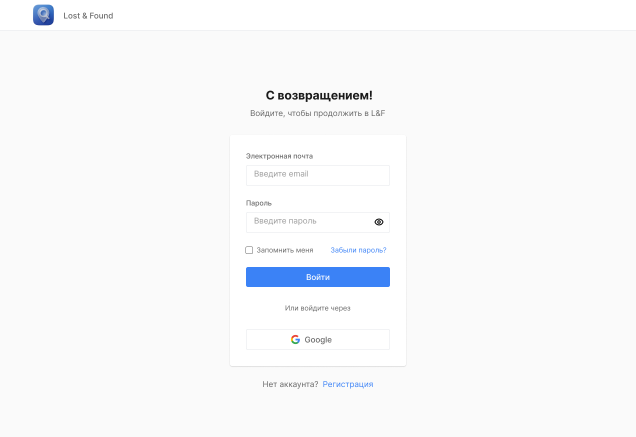
#> input picture lost_found/references/Login page.png, 1271 x 874 px, found by its file name (shown at 1/2 size)
$ python diag_text.py
#> lines starting #> are read from the running program, lines starting #| are printed output that depends on the picture
# -*- coding: utf-8 -*-
# Точные строки текста: сравнение референса и текущего скриншота
import os, sys
from PIL import Image

def spans(rows):
    out = []
    if not rows:
        return out
    s = p = rows[0]
    for y in rows[1:]:
        if y - p > 2:
            out.append((s, p)); s = y
        p = y
    out.append((s, p))
    return out

def dark_rows(path, box, thresh=150):
    im = Image.open(path).convert('L').crop(box)
    w, h = im.size
    rows = [y for y in range(h) if min(im.getpixel((x, y)) for x in range(0, w, 2)) < thresh]
    return [(a + box[1], b + box[1]) for a, b in spans(rows)]

def white_rows(path, x, y0, y1):
    im = Image.open(path).convert('RGB')
    rows = [y for y in range(y0, min(y1, im.height)) if im.getpixel((x, y)) == (255, 255, 255)]
    return spans(rows)

D = r'C:\Users\User\Documents\lost_foubd\references'
S = r'C:\Users\User\Documents\lost_foubd\site\compare\r1\shots'

pairs = [
    ('Login page.png', 'login_d.png', (300, 60, 1000, 760), 'Login'),
    ('Signup page.png', 'signup_d.png', (300, 60, 1000, 900), 'Signup'),
    ('Submit page.png', 'submit_d.png', (150, 60, 1150, 300), 'Submit'),
    ('claim item page.png', 'claim_d.png', (150, 60, 1150, 300), 'Claim'),
    ('Setting page.png', 'settings_d.png', (150, 60, 1150, 300), 'Settings'),
    ('Notification page.png', 'notifications_d.png', (200, 60, 1100, 300), 'Notif'),
    ('Lost page.png', 'lost_d.png', (40, 60, 1240, 320), 'Lost'),
    ('Home page.png', 'index_d.png', (300, 60, 1000, 420), 'Home'),
]
for ref, shot, box, label in pairs:
    rp = os.path.join(D, ref)
    sp = os.path.join(S, shot)
    print('==', label)
    print('  REF  dark:', dark_rows(rp, box))
#> in dark_rows, `im = Image.open(path).convert('L').crop(box)`:
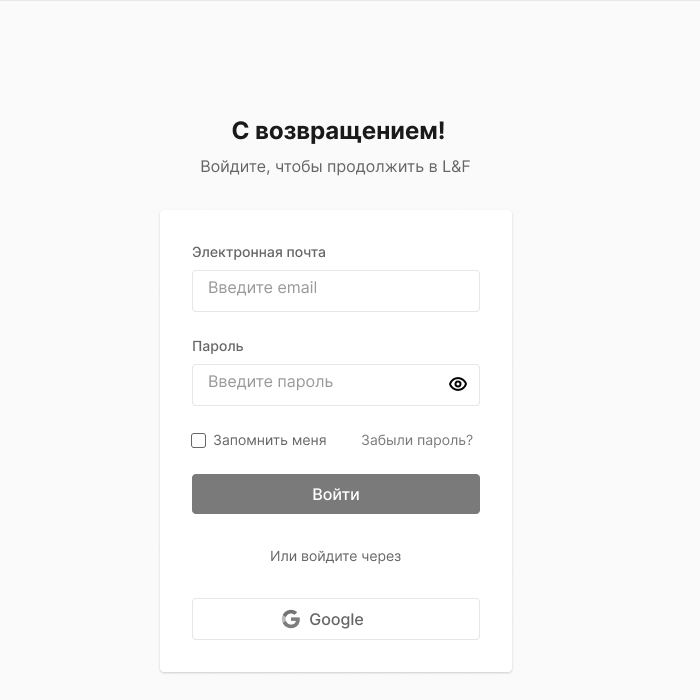
#> im: PIL image 700x700 L; min 0, max 255, mean 246.5
#> in dark_rows, `rows = [y for y in range(h) if min(im.getpixel((x, y)) for x in range(..`: rows = 155 values from 121 to 627
#> in spans, `s = p = rows[0]`: s = 121
#> the loop in spans, `for y in rows[1:]:` made 154 passes
#> (y, s, p) on passes 23, 38, 48, 60: (160, 160, 160), (247, 247, 247), (341, 341, 341), (377, 377, 377)
#> s on passes 74, 84, 85, 125, 137: 433, 447, 474, 551, 610
#> after the loop in spans, `for y in rows[1:]:`: out = [(121, 143), (160, 174), (247, 256), (341, 352), (377, 390), (433, 444), (447, 447), (474, 513), (551, 562)]
    print('  SHOT dark:', dark_rows(sp, box))
#> call 2 of dark_rows, with box = (300, 60, 1000, 760), thresh = 150
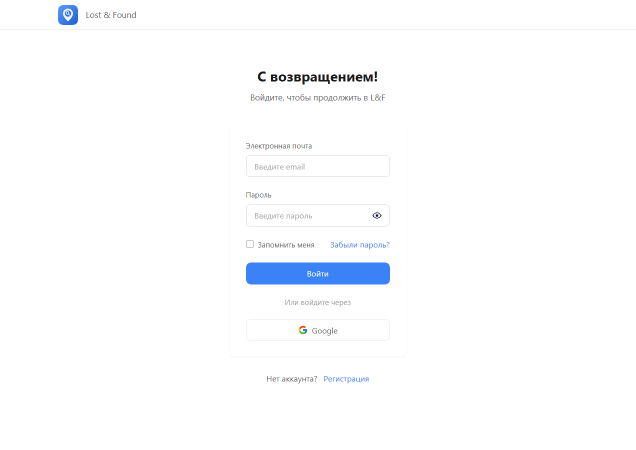
#> input picture lost_found/site/compare/r1/shots/login_d.png, 1271 x 900 px, found by its file name (shown at 1/2 size)
#> in dark_rows (call 2), `im = Image.open(path).convert('L').crop(box)`:
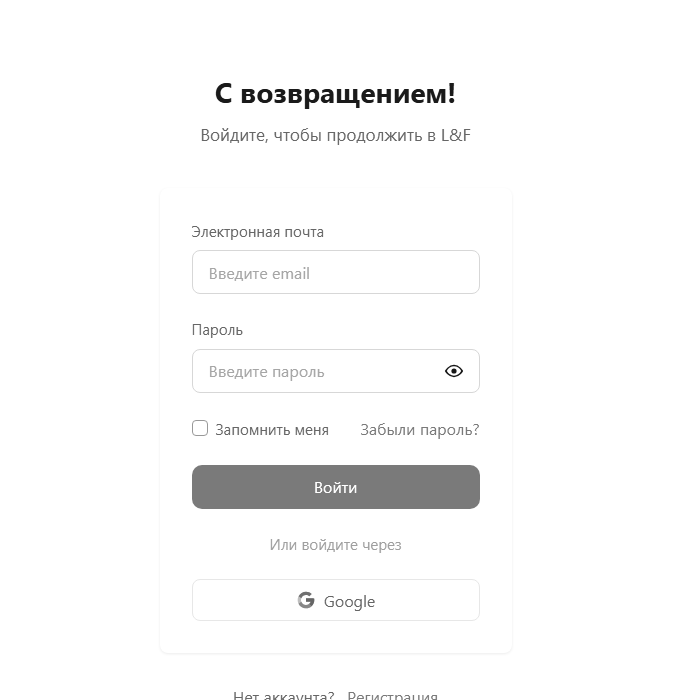
#> im: PIL image 700x700 L; min 23, max 255, mean 249.5
#> in dark_rows (call 2), `rows = [y for y in range(h) if min(im.getpixel((x, y)) for x in range(..`: rows = 159 values from 83 to 699
#> the loop in spans (call 2), `for y in rows[1:]:` made 158 passes
#> (y, s, p) on passes 26, 43, 54: (128, 128, 128), (226, 226, 226), (324, 324, 324)
#> s on passes 65, 77, 88, 132, 151: 365, 424, 465, 592, 692
    print('  REF  white x=635:', white_rows(rp, 635, box[1], box[3]))
#> in white_rows, `rows = [y for y in range(y0, min(y1, im.height)) if im.getpixel((x, y)..`: rows = 404 values from 270 to 731
    print('  SHOT white x=635:', white_rows(sp, 635, box[1], box[3]))
#> in white_rows, im is the input picture: PIL image 1271x900 RGB; mean R, G, B 251.6, 252.5, 253.9
#> pass 2 of the loop `for ref, shot, box, label in pairs:`:
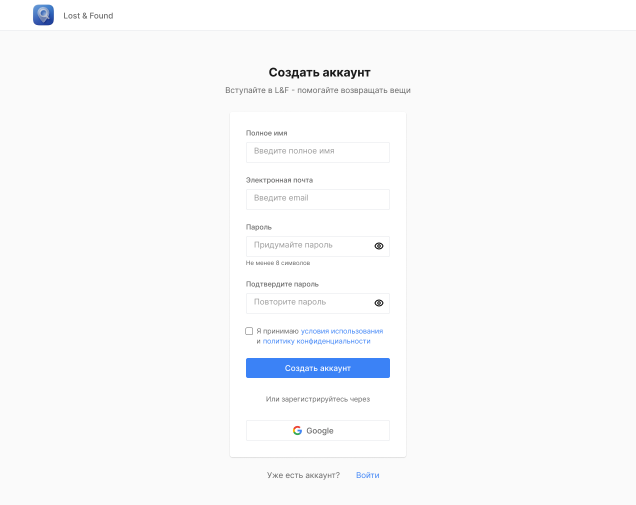
#> input picture lost_found/references/Signup page.png, 1271 x 1010 px, found by its file name (shown at 1/2 size)
#> in dark_rows (call 3), `rows = [y for y in range(h) if min(im.getpixel((x, y)) for x in range(..`: rows = 209 values from 75 to 809
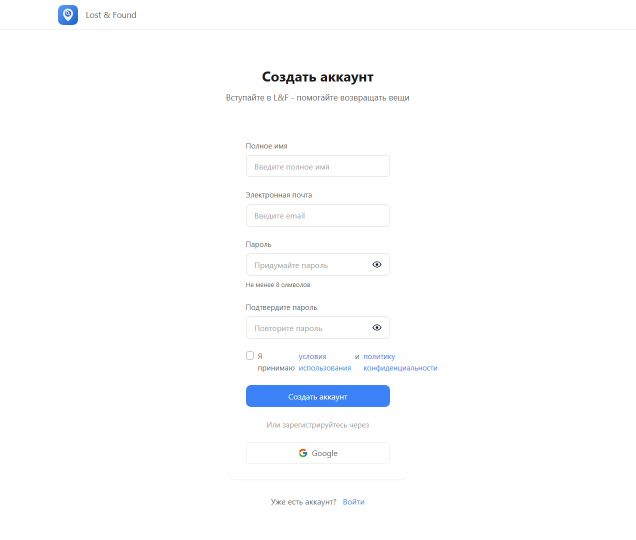
#> input picture lost_found/site/compare/r1/shots/signup_d.png, 1271 x 1079 px, found by its file name (shown at 1/2 size)
#> in dark_rows (call 4), `im = Image.open(path).convert('L').crop(box)`:
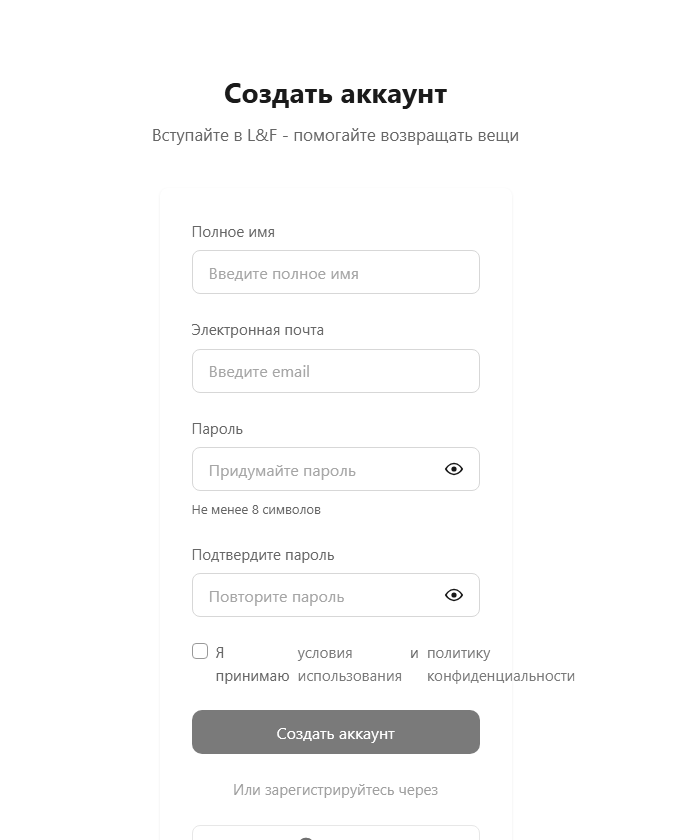
#> im: PIL image 700x840 L; min 23, max 255, mean 249.9
#> in dark_rows (call 4), `rows = [y for y in range(h) if min(im.getpixel((x, y)) for x in range(..`: rows = 192 values from 83 to 839
#> in white_rows, im is the input picture: PIL image 1271x1079 RGB; mean R, G, B 251.9, 252.6, 253.9
#> pass 3 of the loop `for ref, shot, box, label in pairs:`:
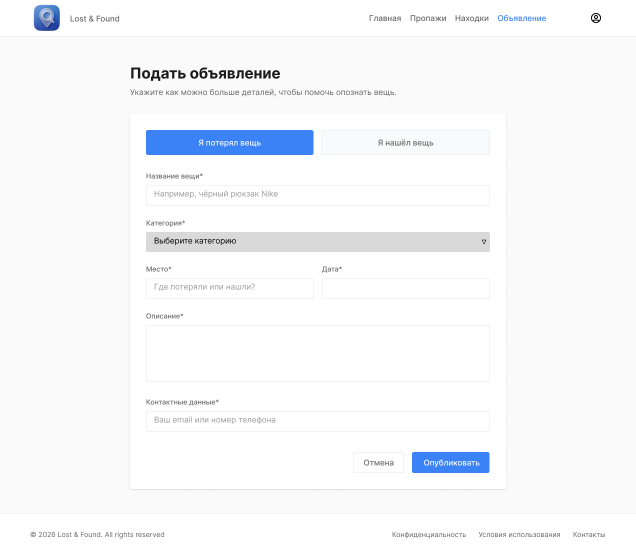
#> input picture lost_found/references/Submit page.png, 1271 x 1111 px, found by its file name (shown at 1/2 size)
#> in dark_rows (call 5), `rows = [y for y in range(h) if min(im.getpixel((x, y)) for x in range(..`: rows = 81 values from 75 to 239
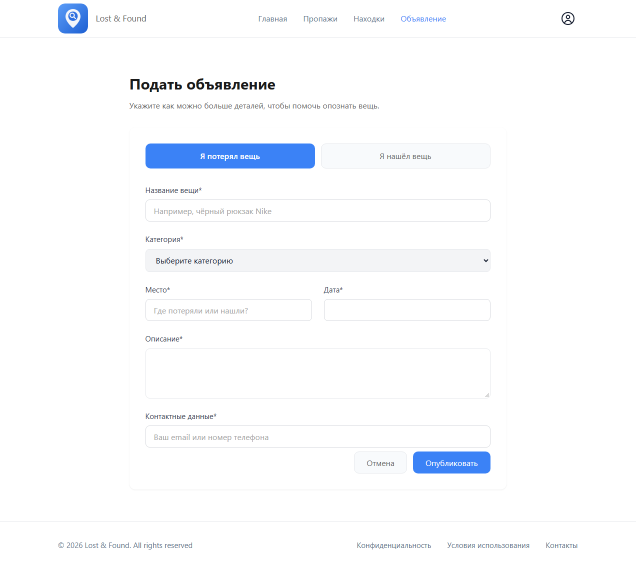
#> input picture lost_found/site/compare/r1/shots/submit_d.png, 1271 x 1136 px, found by its file name (shown at 1/2 size)
#> in dark_rows (call 6), `im = Image.open(path).convert('L').crop(box)`:
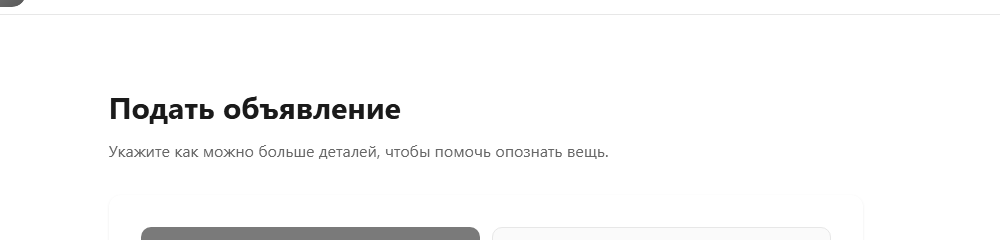
#> im: PIL image 1000x240 L; min 26, max 255, mean 249
#> in dark_rows (call 6), `rows = [y for y in range(h) if min(im.getpixel((x, y)) for x in range(..`: rows = 62 values from 0 to 239
#> in white_rows, im is the input picture: PIL image 1271x1136 RGB; mean R, G, B 249.5, 250.9, 253.1
#> (the run stopped early here; a loop or call above may not have finished)
